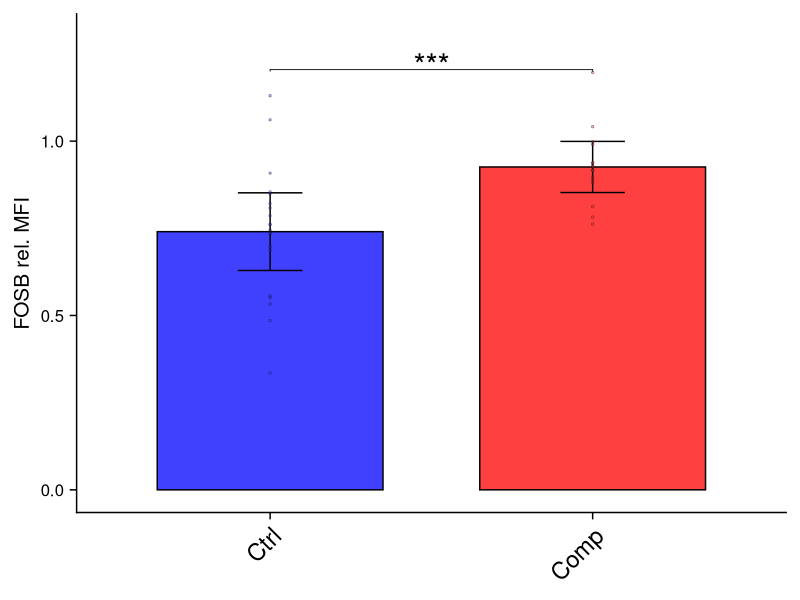

The R script that drew this image:
## ---- chunk 1
knitr::opts_chunk$set(warning = FALSE, message = FALSE) 
## ---- chunk 2
library(tidyverse)    # dplyr, ggplot2, readr, tibble, pipes
library(ggplot2)      # plotting (already loaded via tidyverse)
library(rstatix)      # wilcox_test(), add_significance(), add_xy_position()
library(ggpubr)       # stat_pvalue_manual()
library(cowplot)      # theme_cowplot()
## ---- chunk 3
scale_factor <- 2
colorpal <- rev(c("#FF4040", "#4040FF"))
quant <- read.csv('../data/2025-09-19_FOSB_quant_Charles.csv')
quant$Group <- factor(quant$Group, levels = c("Ctrl", "Comp"))

stat.test <- quant %>%
  rstatix::wilcox_test(Rel.Intensity ~ Group) %>%
  add_significance("p") %>%
  add_xy_position(x = "Group", fun = "max")

quant_plot <- quant %>% group_by(Group) %>% summarise(Mean = mean(Rel.Intensity), SD = sd(Rel.Intensity)) %>% cbind(data.frame(n = c(3, 2))) %>% mutate(SEM = SD/sqrt(n)) %>% ungroup()

p1 <- ggplot(quant_plot) +
  geom_bar( aes(x=Group, y=Mean, fill=Group), color="black", stat="identity", width = .7, linewidth = 0.5) +
  geom_errorbar( aes(x=Group, ymin=Mean-SEM, ymax=Mean+SEM), width=0.2, linewidth = 0.5) +
  geom_point(data = quant, aes(x=Group, y = Rel.Intensity, fill=Group), shape=21, alpha = 0.4, size=.3*scale_factor, stroke=0.4, position=position_jitter(height=0, width=0)) +
  stat_pvalue_manual(stat.test, label = "p.signif", tip.length = 0.005, size=8) +
  scale_fill_manual(values = colorpal) +
  theme_cowplot(10*scale_factor) +
  ylim(0, 1.3) +
  labs(x = NULL, y = "FOSB rel. MFI") +
  theme(legend.position = "none", axis.text.x = element_text(angle = 45, vjust = 1, hjust=1), axis.title.y = element_text(size = 15), axis.text.y = element_text(size = 12))

p1
